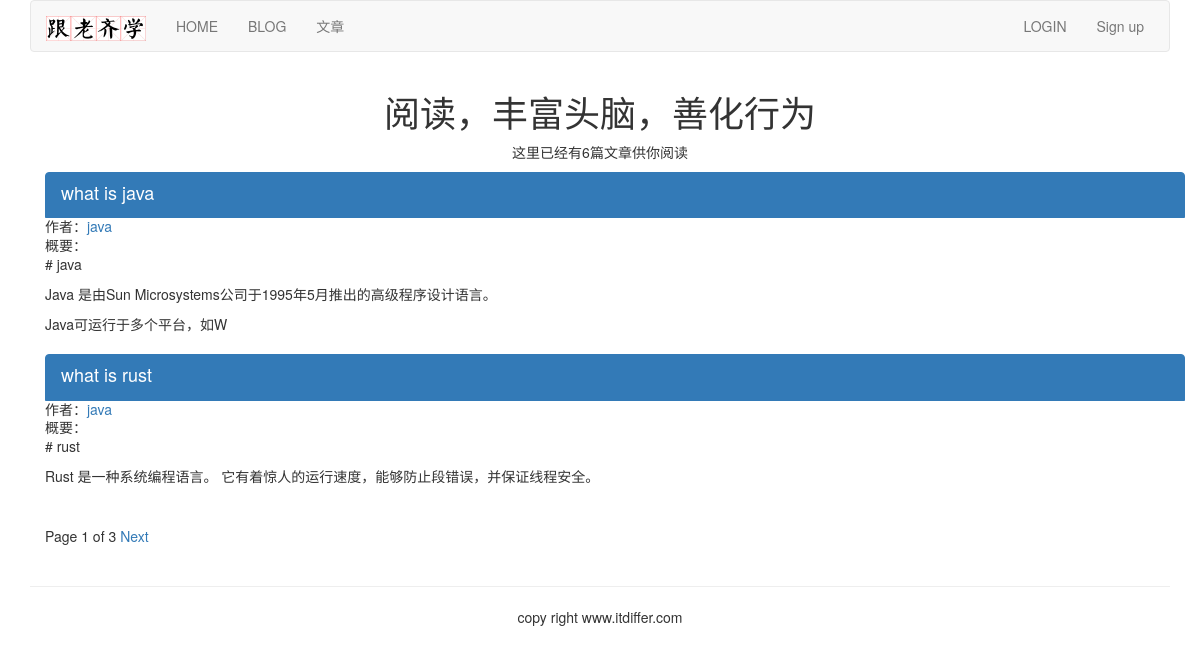
The page /article/list-article-titles/ on the database its author committed.
### article/models.py (models this page shows, shortened)
class ArticlePost(models.Model):
	author = models.ForeignKey(User, on_delete=models.CASCADE, related_name="article")
	title = models.CharField(max_length=200)
	slug = models.SlugField(max_length=500)
	column = models.ForeignKey(ArticleColumn, on_delete=models.CASCADE, related_name="article_column")
	body = models.TextField()
	created = models.DateTimeField(default=timezone.now)    #②
	updated = models.DateTimeField(auto_now=True)
	users_like = models.ManyToManyField(User, related_name="articles_like", blank=True)
	class Meta:
		ordering = ("-updated",)
		index_together = (('id', 'slug'),)    #③
	def get_url_path(self):
		return reverse("article:list_article_detail", args=[self.id, self.slug])

### article/list_views.py (the view)
# urls.py: path('list-article-titles/', list_views.article_titles, name="article_titles"),
def article_titles(request, username=None):
	if username:
		user = User.objects.get(username=username)
		articles_title = ArticlePost.objects.filter(author=user)
		try:
		    userinfo = user.userinfo    #④
		except:
			userinfo = None
	else:
		articles_title = ArticlePost.objects.all()
	paginator = Paginator(articles_title, 2)
	page = request.GET.get('page')
	try:
		current_page = paginator.page(page)
		articles = current_page.object_list
	except PageNotAnInteger:
		current_page = paginator.page(1)
		articles = current_page.object_list
	except EmptyPage:
		current_page = paginator.page(paginator.num_pages)
		articles = current_page.object_list
	if username:
		return render(request, "article/list/author_articles.html", {"articles":articles, "page":current_page, "userinfo":userinfo, "user":user})    #⑤
	return render(request, "article/list/article_titles.html", {"articles":articles, "page": current_page})

### article/templatetags/article_tags.py (called while the page is built)
@register.simple_tag    #④
def total_articles():
    return ArticlePost.objects.count()    #⑤

### templates/article/list/article_titles.html (shortened to what this page needs)
{% extends "base.html" %}
{% load article_tags %}
{% block content %}
<div class="row text-center vertical-middle-sm">
    <h1>阅读，丰富头脑，善化行为</h1>
    <p>这里已经有{% total_articles %}篇文章供你阅读</p>
</div>
<div class="container">
    {% for article in articles %}
    <div class="list-group">
        <a href="{{article.get_url_path}}" class="list-group-item active"><h4 class="list-group-item-heading">{{article.title}}</h4></a>
        <p class="list-group-item-text">作者：<a href="{% url 'article:author_articles' article.author.username %}">{{article.author.username}}</a></p>
        <p class="list-group-item-text">概要：{{article.body|slice:'70'| linebreaks}}</p>
    </div>
    {% endfor %}
{% include "paginator.html" %}
</div>
{% endblock %}

### rows shown on the page
ArticlePost: title "what is java", author.username "java", body "# java Java 是由Sun Microsystems公司于1995年5月推出的高级程序设计语言。 Java可运行于多个平台，如W"
ArticlePost: title "what is rust", author.username "java", body "# rust Rust 是一种系统编程语言。 它有着惊人的运行速度，能够防止段错误，并保证线程安全。"

### other values the page prints
{{ page.number }} "1"
{{ page.paginator.num_pages }} "3"
